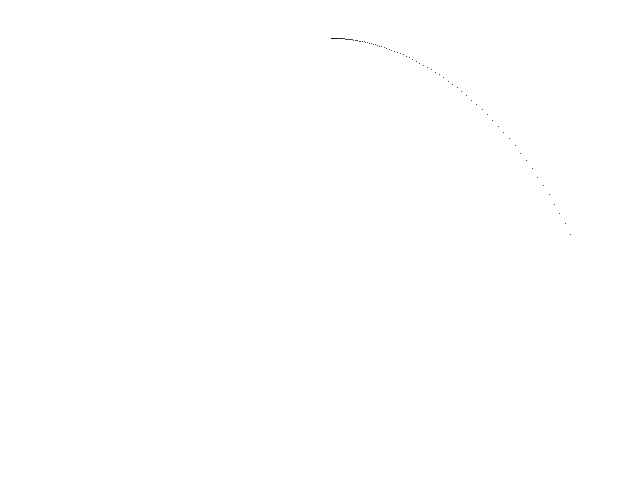
Frame 1 (no input)
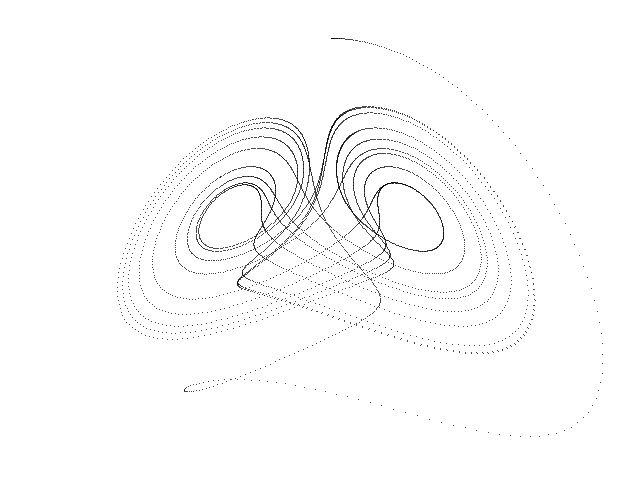
Frame 60 (the mouse pressed at the canvas centre just before this capture)
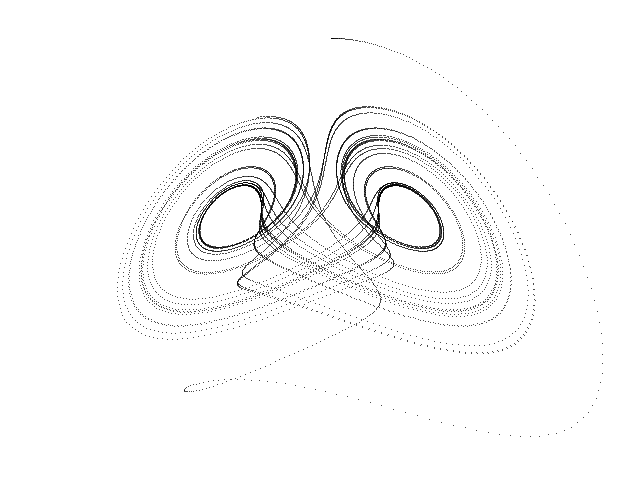
Frame 120 (the mouse held since frame 60 and released just before this capture)

The Processing sketch that drew these frames (run headless with seeded random() and noise(); from frame 60 on, the mouse is pressed at the canvas centre):

// Processing sketch: Chen_Celikovsky
// ── Chen_Celikovsky.pde
// Chen-Celikovsky chaotic attractor //

  float x = 1.0;
  float y = 1.0;
  float z = 1.0;
  float dt = 0.002;
  float a = 36.0;
  float b = 3.0;
  float c = 20.0;


void setup() {
  
  size(640, 480);
  background(255);
  
}

void draw() {
  
  for (int i=0; i<100; i++) {
    
    float nx = x;
    float ny = y;
    float nz = z;
        
    x = nx + dt * (a * (ny - nx));
    y = ny + dt * (-nx * nz + c * ny);
    z = nz + dt * (nx * ny - b * nz); 
  
    point(320 + (11 * x), 30 + (9 * z));
        
  }

}
